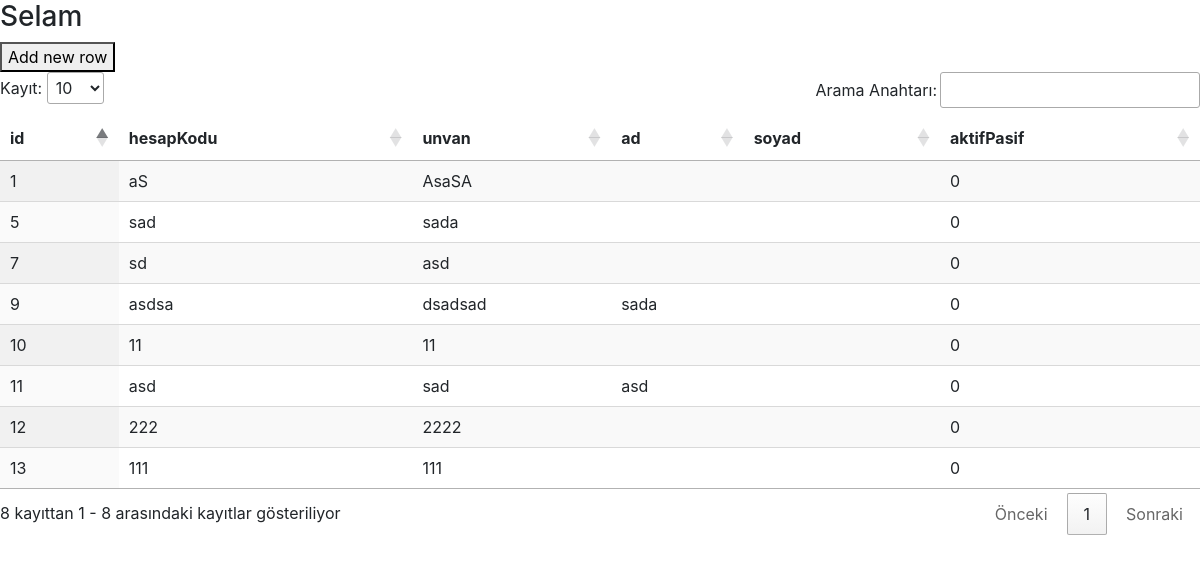
/customers/drawDtWithObject, run on an earlier commit of the app's database.
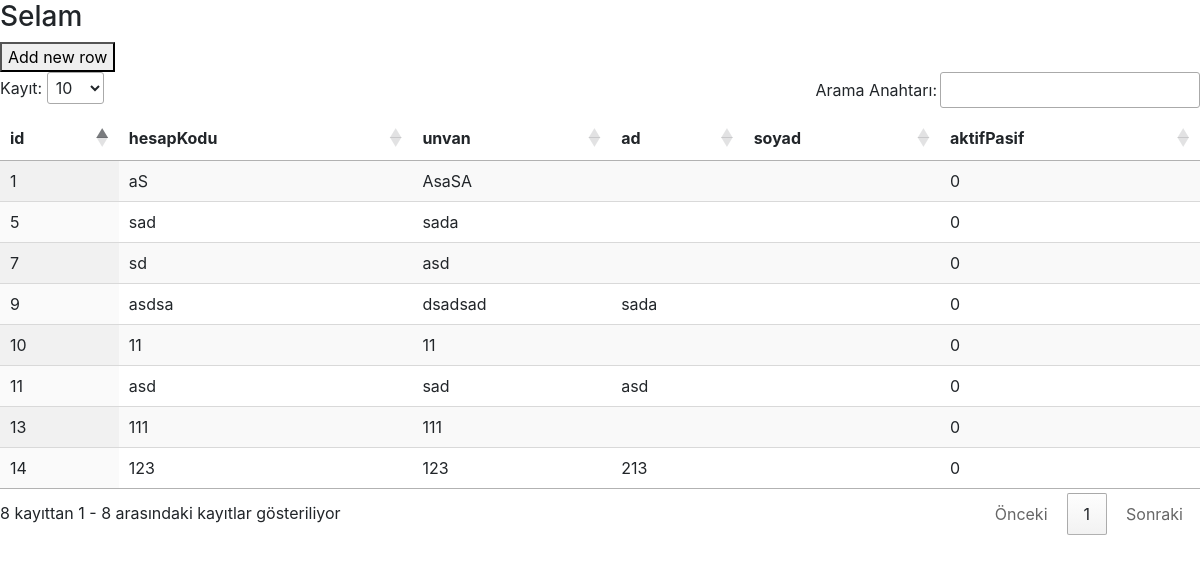
And on a later commit of the database.
### customers/models.py (models this page shows, shortened)
class Customer(models.Model):
    AktifPasifType=(
    (0 , 'Aktif'),
    (1 , 'Pasif')
    )
    class Meta:
        db_table = 'Customer'
    hesapKodu = models.CharField(max_length=20,null=False, blank=False)
    unvan = models.CharField(max_length=80,null=False,blank=False)
    ad = models.CharField(max_length=40,null=True,blank=True)
    soyad = models.CharField(max_length=40,null=True,blank=True)
    aktifPasif = models.IntegerField(null=True,blank=True,choices=AktifPasifType)

### customers/views.py (the view)
# urls.py: path('drawDtWithObject', drawDatatableWithObject, name="drawDtWithObject"),
def drawDatatableWithObject(request):
    customer_column_titles = [i.name for i in Customer._meta.get_fields()]
    queryset = Customer.objects.all()
    response = {
        'queryset':queryset,
        'customer_column_titles':customer_column_titles
        }
    return render(request, 'customer_list_with_object.html', response)

### templates/customer_list_with_object.html (shortened to what this page needs)
{% load static %}
<!DOCTYPE html>
<html lang="en">
<head>
    <link rel="stylesheet" type="text/css"
        href="https://cdn.datatables.net/1.10.20/css/jquery.dataTables.min.css" />
    <link href="https://stackpath.bootstrapcdn.com/font-awesome/4.7.0/css/font-awesome.min.css" rel="stylesheet" type="text/css">
    <link href="https://stackpath.bootstrapcdn.com/bootstrap/4.4.1/css/bootstrap.min.css" rel="stylesheet" >
</head>
<body>
    <h3>Selam</h3>
    <button id="addRow">Add new row</button>
    <table id="datatables" class="display" style="width:100%">
        <thead>
            <tr>
                {% for title in customer_column_titles %}
                    <th>{{title}}</th>
                {% endfor %}
            </tr>
        </thead>
        <tbody>
            {% for q in queryset %}
                <tr>
                <td>{{ q.id }}</td>
                <td>{{ q.hesapKodu }}</td>
                <td>{{ q.unvan }}</td>
                <td>{{ q.ad }}</td>
                <td>{{ q.soyad }}</td>
                <td>{{ q.aktifPasif }}</td>
                </tr>
            {% endfor %}
        </tbody>
    </table>
</body>
</html>

What changed in the data, as far as the page shows it:
removed Customer: id "12", hesapKodu "222", unvan "2222", aktifPasif "0"
added Customer: id "14", hesapKodu "123", unvan "123", ad "213", aktifPasif "0"
